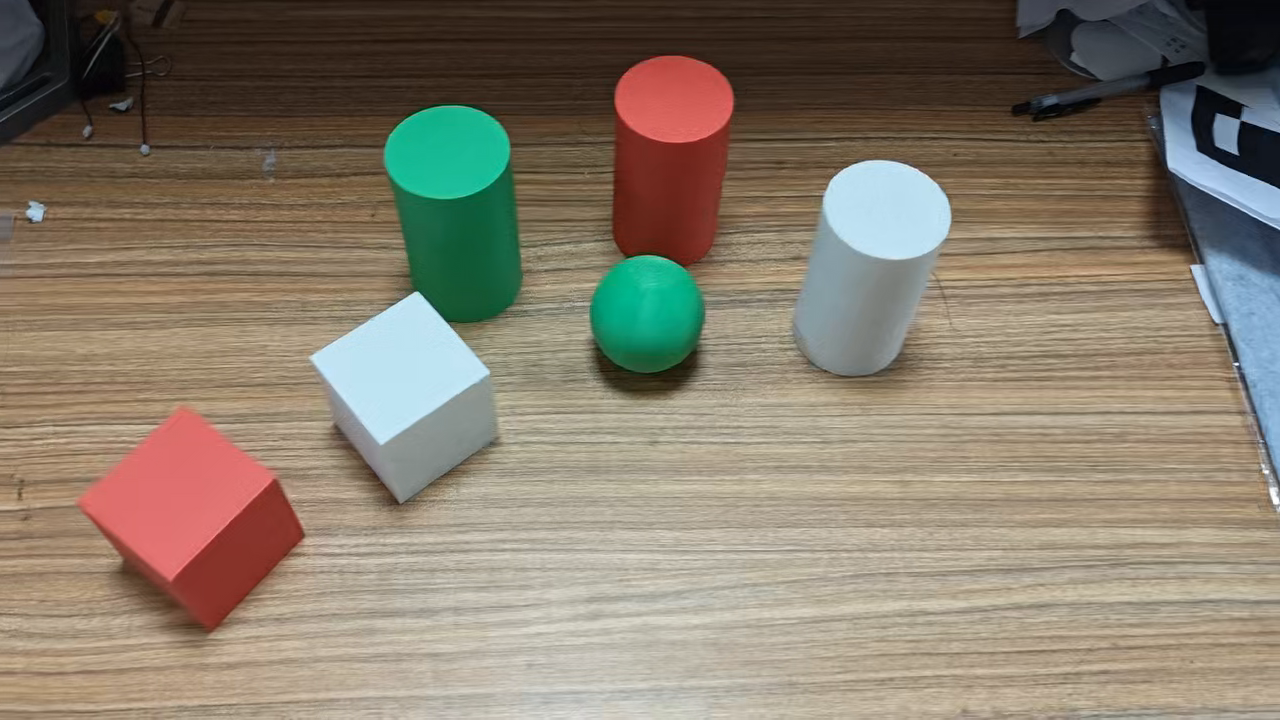
#> input picture frame 47 of homework.mp4, 1280 x 720 px
$ python main.py
#> lines starting #> are read from the running program, lines starting #| are printed output that depends on the picture; after the words box and inside, x2 and y2 are one past the last pixel; in counts of white or black regions, pixels touching at a corner belong together
from pathlib import Path
import cv2
import numpy as np

# 视频绝对路径
VIDEO_PATH = str(Path(__file__).resolve().parents[2] / "homework.mp4")

cap = cv2.VideoCapture(VIDEO_PATH)
if not cap.isOpened():
    print("打不开视频，请检查路径！")
    exit()

prev_center = None
lost_count = 0 # 把计数器放到外面

while True:
    ret, frame = cap.read()
#> frame is the input picture: shape (720, 1280, 3); mean B, G, R 108.7, 124.6, 135
    if not ret:
        break

    # 1. 颜色提取（HSV空间）
    hsv = cv2.cvtColor(frame, cv2.COLOR_BGR2HSV)
#> hsv: shape (720, 1280, 3); mean H, S, V 28.8, 79.9, 142.6
    lower_green = np.array([25, 70, 40])
    upper_green = np.array([100, 255, 255])

    mask = cv2.inRange(hsv, lower_green, upper_green)
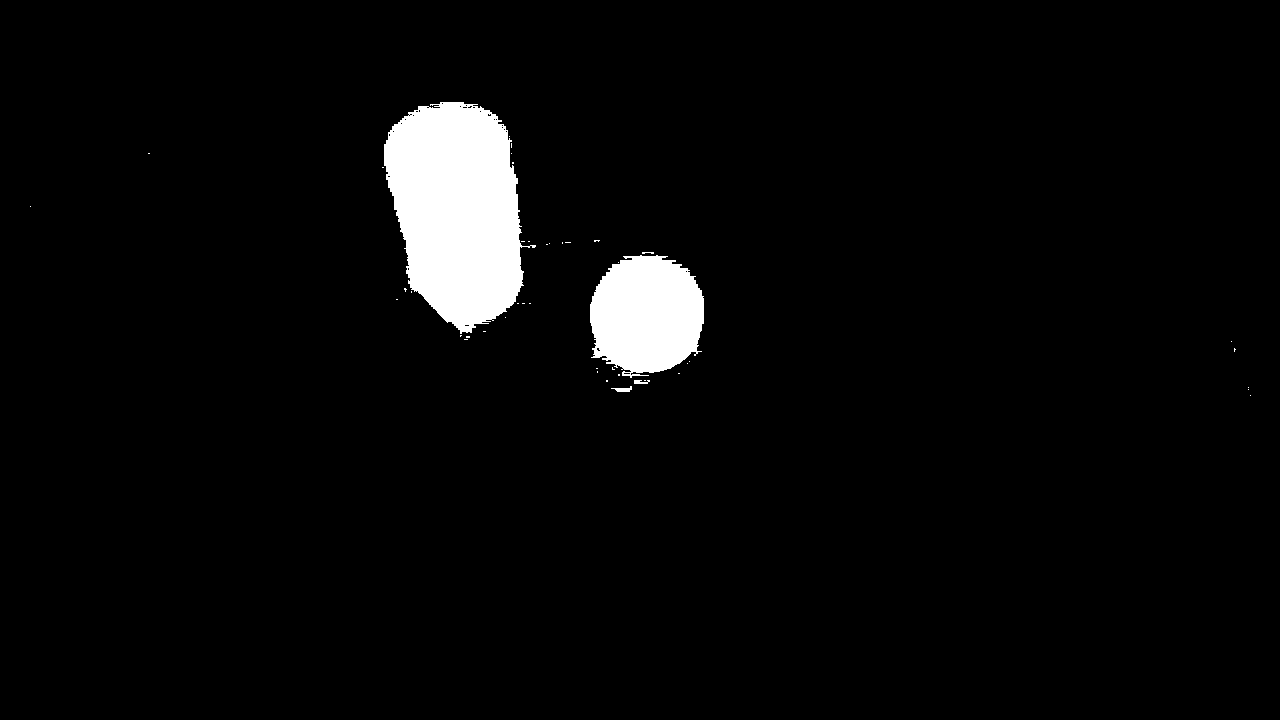
#> mask: shape (720, 1280); 3.9% white; 45 white regions (41 under 20 px), largest, box (x1, y1, x2, y2) and area: (384, 102, 536, 334) 24314, (590, 255, 704, 378) 10943, (611, 386, 632, 392) 69, (634, 380, 650, 384) 47
    # 建议核不要太大，16有点夸张了，如果卡顿可以改回 9 或 11
    kernel = np.ones((16, 16), np.uint8)
    mask = cv2.erode(mask, kernel, iterations=1)
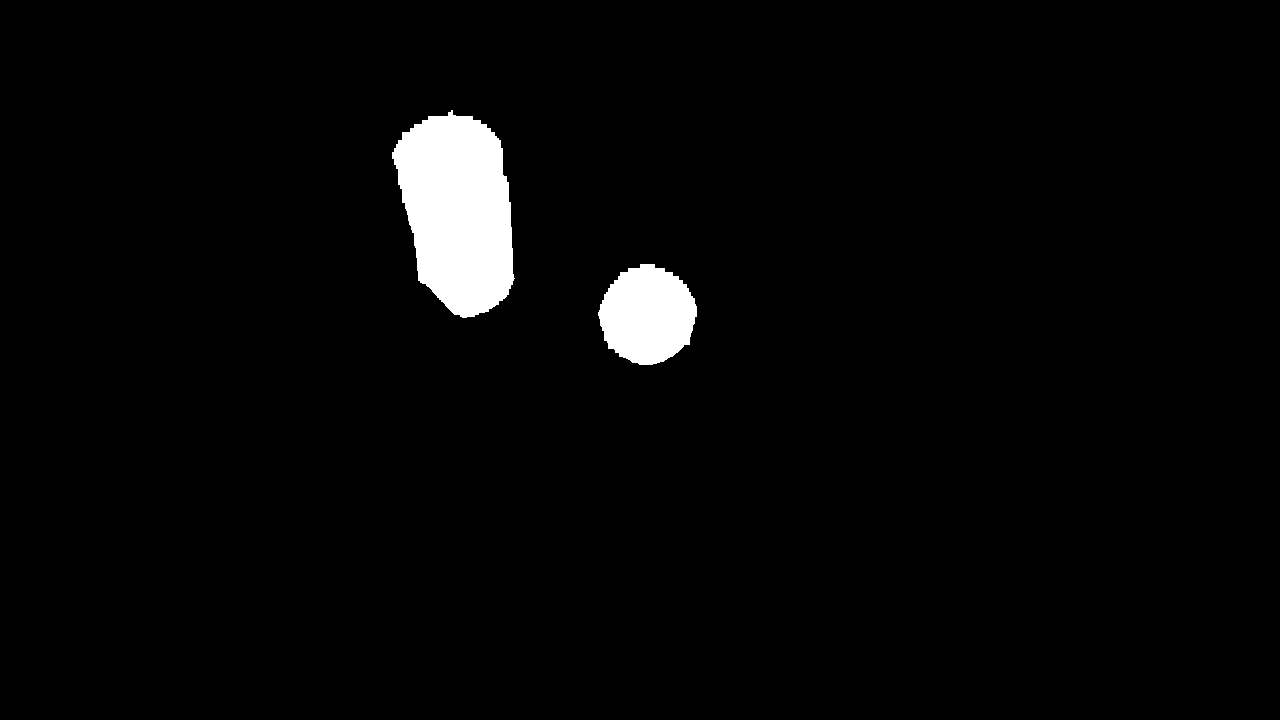
#> mask: shape (720, 1280); 2.8% white; 2 white regions, box (x1, y1, x2, y2) and area: (392, 110, 515, 318) 18541, (598, 264, 697, 365) 7465
    mask = cv2.dilate(mask, kernel, iterations=2)
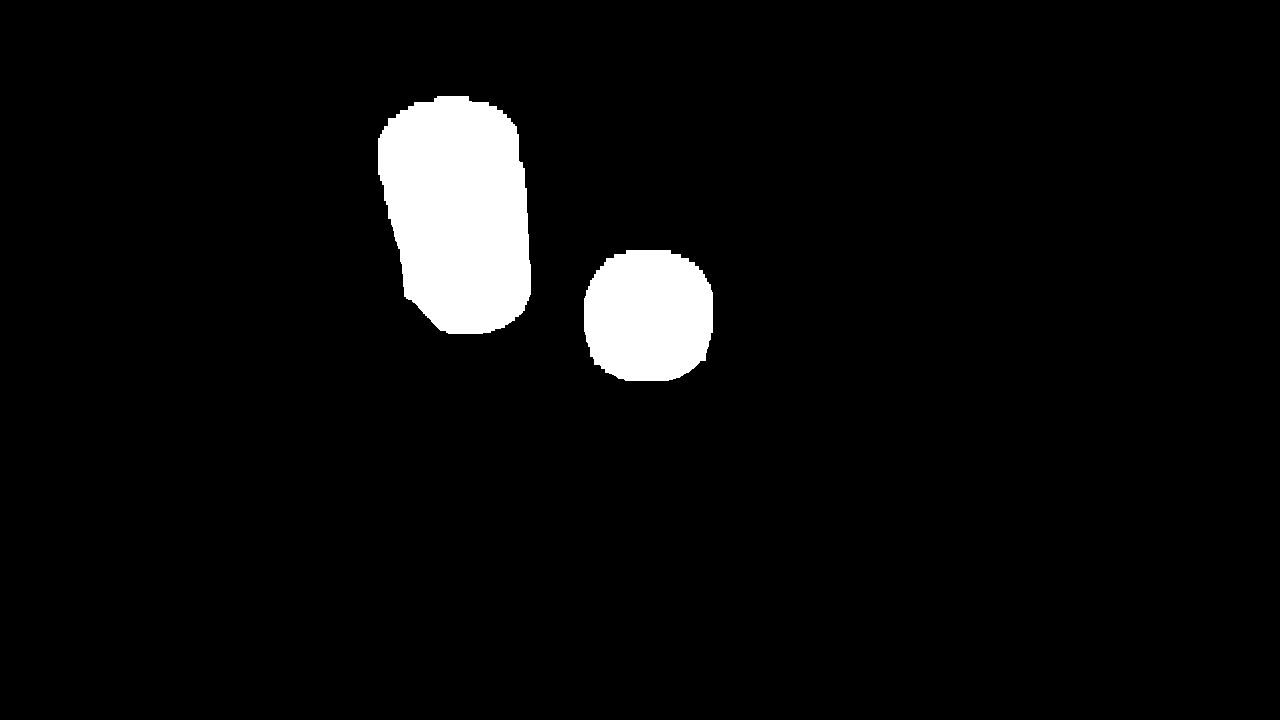
#> mask: shape (720, 1280); 4.7% white; 2 white regions

    # 2. 寻找轮廓
    contours, _ = cv2.findContours(mask, cv2.RETR_EXTERNAL, cv2.CHAIN_APPROX_SIMPLE)
#> contours = 2 contours; box (x1, y1, x2, y2) and area: (378, 96, 531, 334) 29028, (584, 250, 713, 381) 14139

    ball_center = None
    best_ball_area = 0

    # 3. 遍历轮廓
    for contour in contours:
        area = cv2.contourArea(contour)

        # 过滤掉极小的噪点
        if area > 500:
            perimeter = cv2.arcLength(contour, True)
            if perimeter > 0:
                circularity = 4 * np.pi * area / (perimeter * perimeter)

                rect = cv2.minAreaRect(contour)
                width, height = rect[1]

                if width > 0 and height > 0:
                    aspect_ratio = max(width, height) / min(width, height)

                    # 核心判断
                    if circularity > 0.75 and aspect_ratio < 2.5:
                        M = cv2.moments(contour)
                        if M["m00"] != 0:
                            cX = int(M["m10"] / M["m00"])
                            cY = int(M["m01"] / M["m00"])

                            can_update = True
                            if prev_center is not None:
                                dx = cX - prev_center[0]
                                dy = cY - prev_center[1]
                                distance = np.sqrt(dx**2 + dy**2)

                                # 物理防瞬移过滤
                                if distance > 100:
                                    can_update = False

                            if can_update and area > best_ball_area:
                                best_ball_area = area
                                ball_center = (cX, cY)
#> this loop made 2 passes
#> (area, perimeter, circularity, rect, width, height, aspect_ratio, cX) on pass 1: (14139, 477.3, 0.78, ((648, 315), (130, 128), -90), 130, 128, 1.02, 648)
#> after the loop, best_ball_area = 14139

    # 画图逻辑
    if ball_center is not None:
        lost_count = 0 # 找到了就清零

        # 【修复核心】利用上一帧位置做“惯性平滑”
        if prev_center is not None:
            display_x = int(prev_center[0] * 0.5 + ball_center[0] * 0.5)
            display_y = int(prev_center[1] * 0.5 + ball_center[1] * 0.5)
            display_center = (display_x, display_y)
        else:
            display_center = ball_center
#> display_center = (648, 315)

        # 【修复】画圈用 display_center，而不是 ball_center，这样就不闪了
        cv2.circle(frame, display_center, 40, (0, 0, 255), 3)
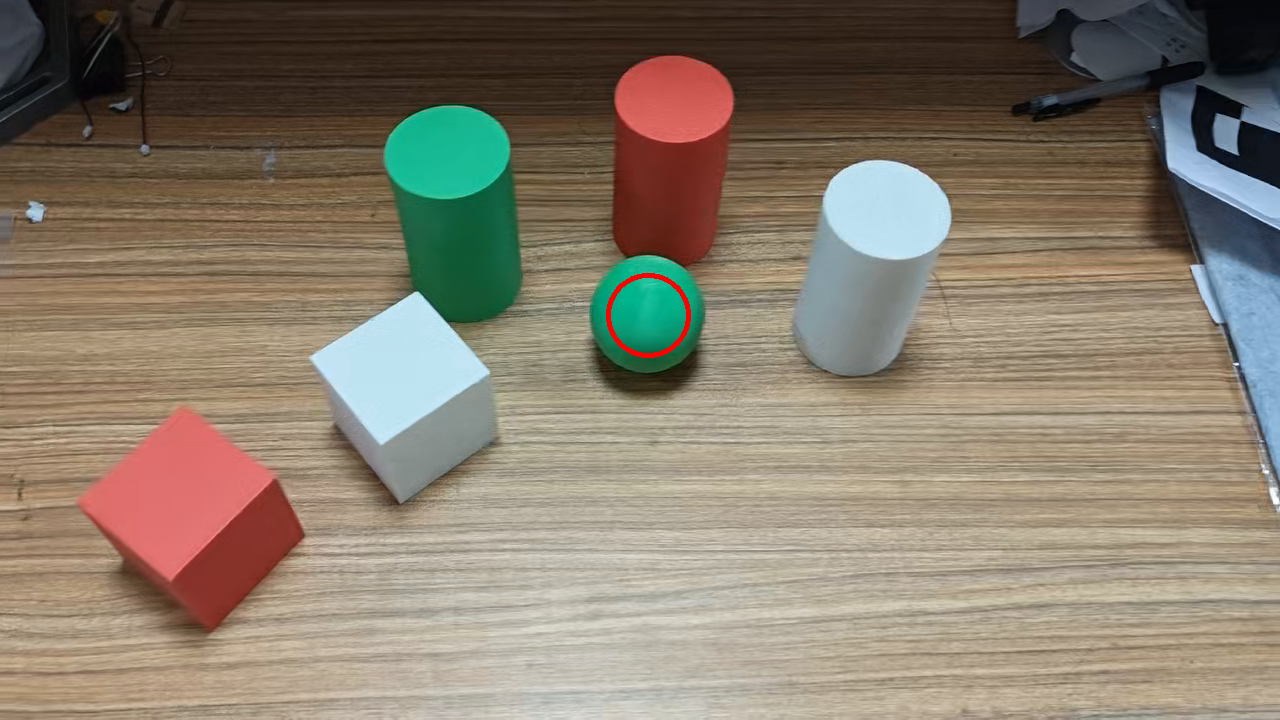
#> frame: shape (720, 1280, 3); 0.14% of pixels changed, all inside (x1, y1, x2, y2) = (606, 273, 691, 358)

        if prev_center is not None:
            dx = ball_center[0] - prev_center[0]
            dy = ball_center[1] - prev_center[1]
            speed = np.sqrt(dx**2 + dy**2)

            if speed > 1:
                draw_end_x = int(ball_center[0] + dx * 3)
                draw_end_y = int(ball_center[1] + dy * 3)

                cv2.arrowedLine(frame, prev_center, (draw_end_x, draw_end_y), (0, 255, 255), 4, tipLength=0.3)
                cv2.putText(frame, f"v={speed:.1f}", (ball_center[0]+15, ball_center[1]-15), cv2.FONT_HERSHEY_SIMPLEX, 0.8, (0, 255, 255), 2)

        prev_center = ball_center
#> prev_center = (648, 315)
    else:
        lost_count += 1
        # 只有连续丢失超过 5 帧，才彻底忘记
        if lost_count < 5 and prev_center is not None:
            cv2.circle(frame, prev_center, 40, (0, 0, 255), 1) # 画个细空心圈占位
        else:
            prev_center = None

    cv2.imshow('Green Ball Tracking', frame)

    if cv2.waitKey(30) & 0xFF == ord('q'):
#> (key q is pressed here)
        break

cap.release()
cv2.destroyAllWindows()

$ run again, starting later in the video
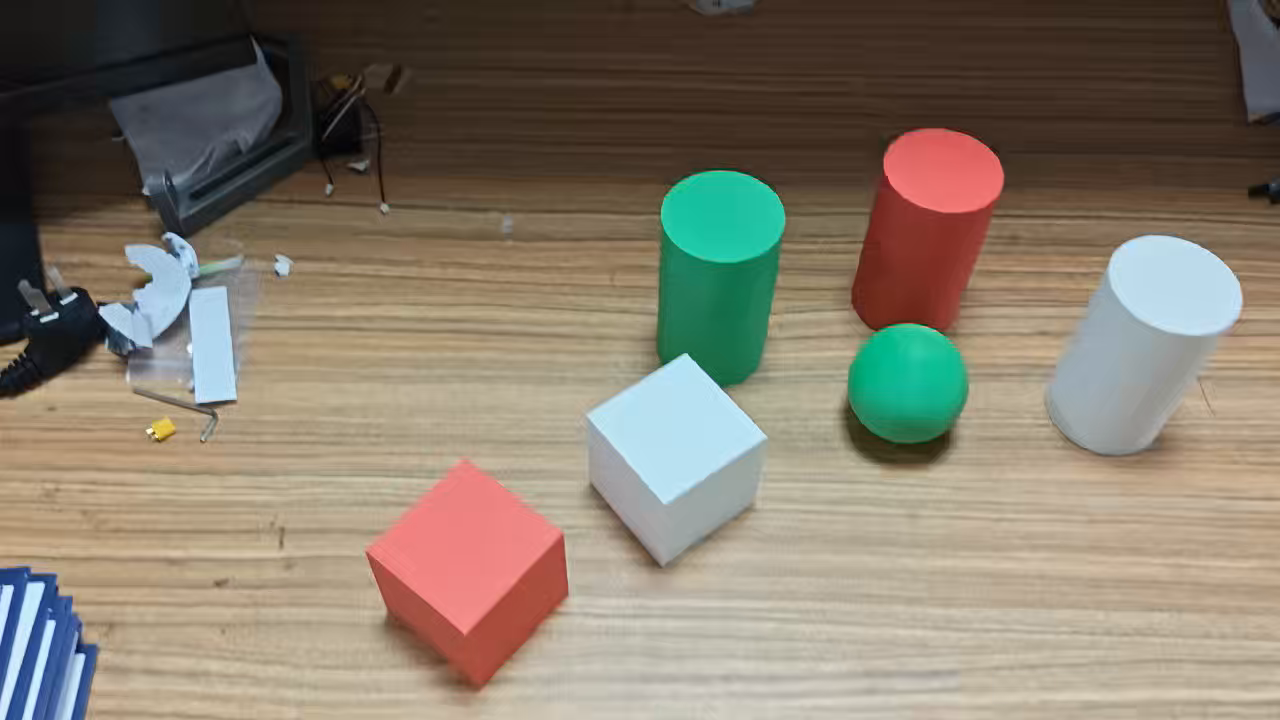
#> input picture frame 212 of homework.mp4, 1280 x 720 px
#> frame is the input picture: shape (720, 1280, 3); mean B, G, R 108.7, 123.8, 133.8
#> hsv: shape (720, 1280, 3); mean H, S, V 30.9, 79.4, 142.4
#> `mask = cv2.inRange(hsv, lower_green, upper_green)`:
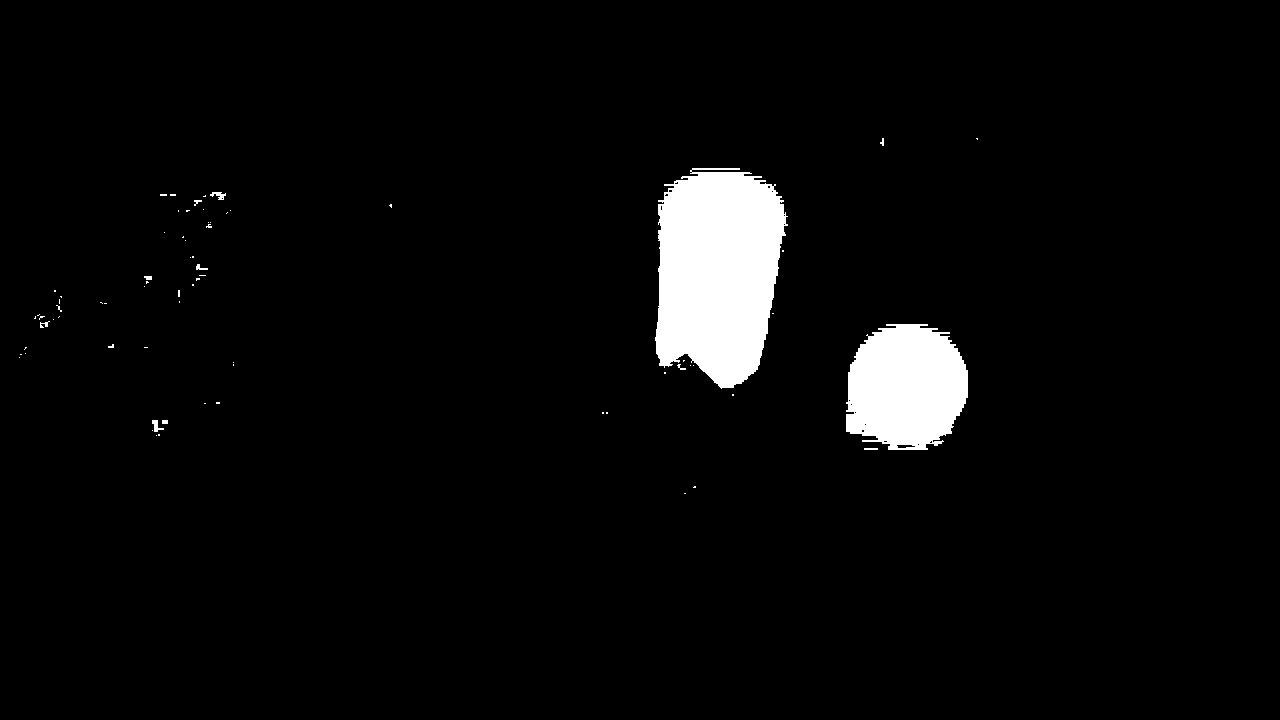
#> mask: shape (720, 1280); 3.9% white; 72 white regions (60 under 20 px), largest, box (x1, y1, x2, y2) and area: (655, 168, 788, 389) 22680, (846, 324, 968, 450) 12300, (210, 192, 226, 200) 69
#> `mask = cv2.dilate(mask, kernel, iterations=2)`:
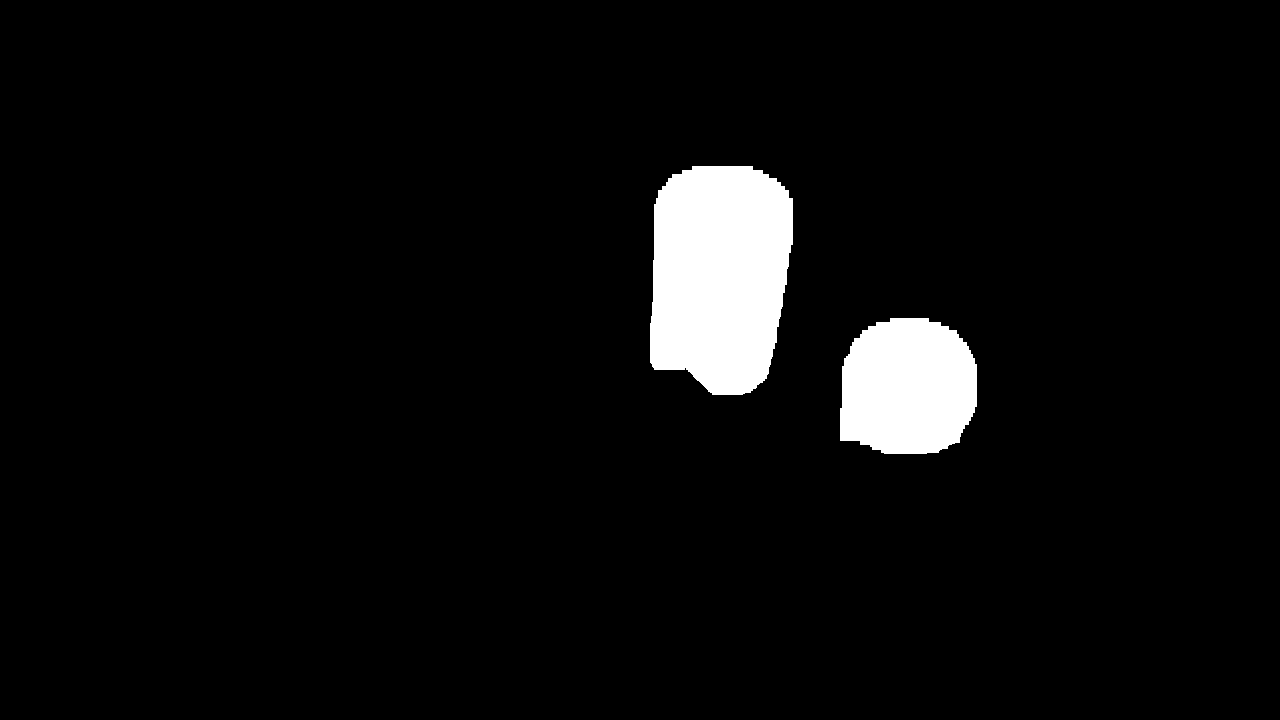
#> mask: shape (720, 1280); 4.7% white; 2 white regions
#> contours = 2 contours; box (x1, y1, x2, y2) and area: (650, 166, 793, 395) 27274, (840, 318, 977, 454) 15533
#> the loop `for contour in contours:` made 2 passes
#> (area, perimeter, circularity, rect, width, height, aspect_ratio) on passes 1 to 2: (15533, 516.2, 0.732, ((908, 385.5), (135, 136), -90), 135, 136, 1.01), (27273.5, 700.1, 0.699, ((721.1, 279.6), (229.2, 139.3), -88.07), 229.2, 139.3, 1.65)
#> after the loop `for contour in contours:`: best_ball_area = 0
